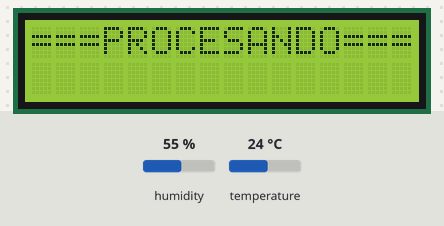
A sketch run on a simulated Arduino Uno, built with avr-gcc and run on an emulated ATmega328P. On the bench: 16×2 character LCD. The test bench sets the inputs (shaded band); at power-on: humidity 55 %, temperature 24 °C.

Above: at 6.2 s.
6.3 s: humidity set to 22 %
At 14.3 s:
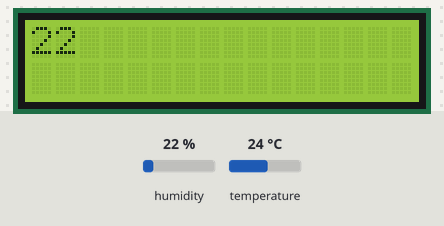
17.4 s: temperature set to 12 °C
At 21.4 s:
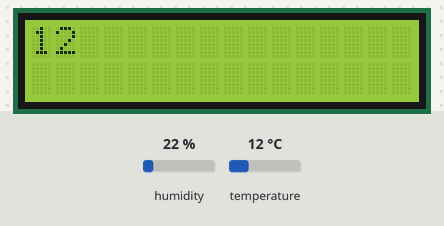
27.0 s: humidity set to 40 %
At 35.6 s:
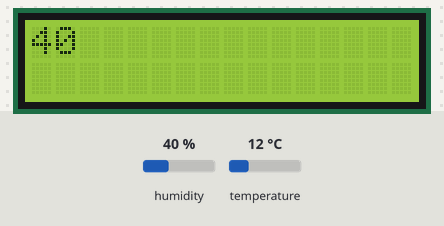
39.1 s: temperature set to 19 °C
At 42.7 s:
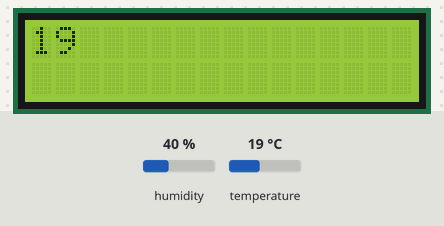
Timing chart, 0 to 44.2 s (numbered marks = the images above; inputs shaded):
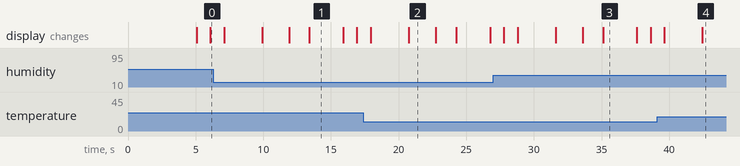

Measured:
- what the display in image 1 shows lasts 2.5 s, from 13.4 s to 15.9 s
- what the display in image 2 shows lasts 2.0 s, from 20.8 s to 22.8 s

The sketch:

Sensor_temperatura_V3.ino
```cpp
 #include <SimpleDHT.h>
#include <LiquidCrystal.h>

int pinDHT11 = A4;  // se declara la entrada
SimpleDHT11 dht11(pinDHT11);  // declaración de la libreria a causa del modelo no debemos modificarlo

LiquidCrystal lcd(13, 12, 11, 10, 9, 8);

void setup() {
  Serial.begin(9600);
  pinMode(pinDHT11, INPUT);  // declaración de entrada


  lcd.begin(16, 2);
  // Print a message to the LCD.
  lcd.print("Loading......");
  delay(5000);

}

void loop() {
  // Inician las lecturas
  lcd.clear();
  lcd.print("===CALCULANDO===");
  delay(1000);
  lcd.clear();
  lcd.print("===PROCESANDO===");
  delay(1000);
  lcd.clear();
  lcd.print("Temperatura.....");

  byte temperatura = 0;  //declaración de la variable
  byte humedad = 0;  // declaración de la variable

  int err = SimpleDHTErrSuccess;  // declaración de variable de error

    if ((err = dht11.read(&temperatura, &humedad, NULL)) != SimpleDHTErrSuccess) {
    Serial.print("Read DHT11 failed, err="); Serial.println(err);delay(1000);
    return;
  }

  delay(1500);

  lcd.clear();
  lcd.print("Temperatura.....");
  delay(1300);
  lcd.clear();
  lcd.print(temperatura);
  delay(2000);

  lcd.clear();
  lcd.print("Humedad........");
  delay(1500);
  lcd.clear();
  lcd.print(humedad);
  delay(2500);

}
```
